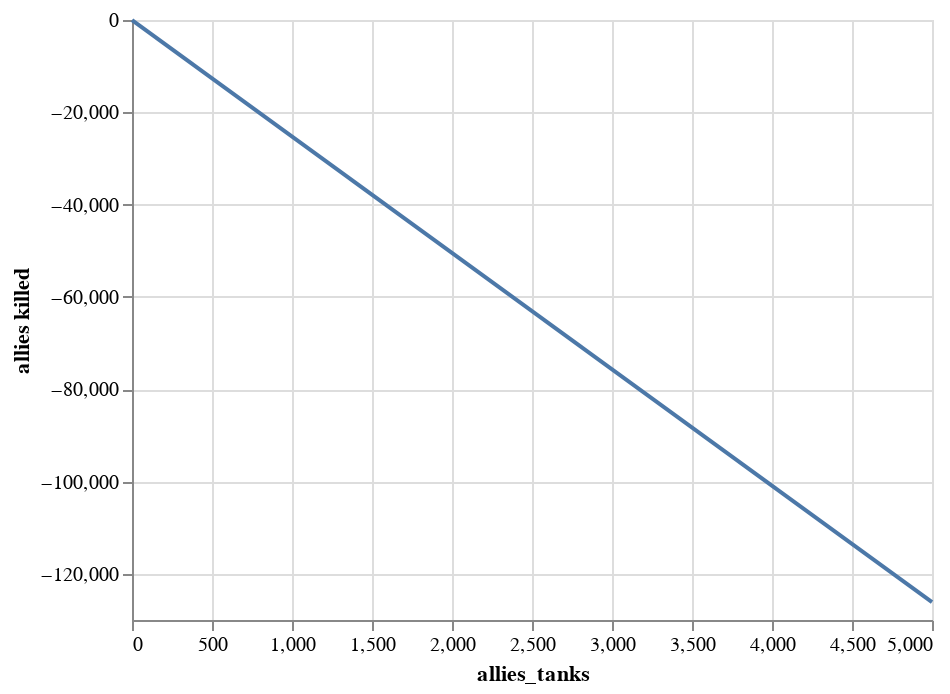

Notebook code for this chart:
### Code cell
lineplot1

### Figure 1 — Vega-Lite specification as saved in the notebook (floating-point values rounded to 4 significant figures)
{"$schema": "https://vega.github.io/schema/vega-lite/v3.4.0.json", "config": {"mark": {"tooltip": null}, "view": {"height": 300, "width": 400}}, "data": {"name": "data-9926cf142c7a91abaf7e9423e7d3dc00"}, "datasets": {"data-9926cf142c7a91abaf7e9423e7d3dc00": [{"allies killed": -50.09, "allies_tanks": 0, "axis_tanks": -50.09}, {"allies killed": -126100.0, "allies_tanks": 5000, "axis_tanks": -95940.0}]}, "encoding": {"x": {"field": "allies_tanks", "type": "quantitative"}, "y": {"field": "allies killed", "type": "quantitative"}}, "mark": "line"}
